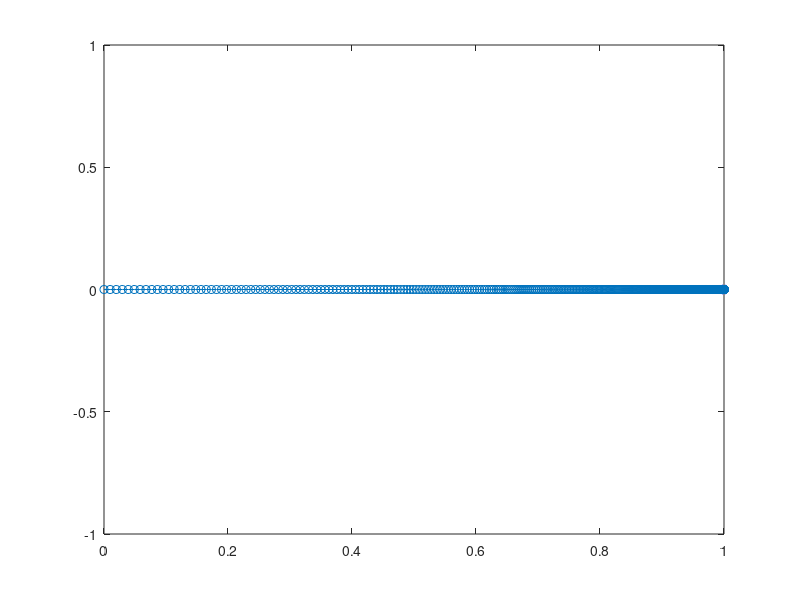

Write MATLAB code to recreate this figure.

%% Cluster at one end point
xMin = 0;
xMax = 1;
lambda = 10;
sigmas = linspace(1, 0, 1e3);
b = (xMax - xMin) / (exp(-lambda) - 1);
a = xMin - b;

xs = a + b * exp(-lambda * sigmas)

plot(xs, zeros(size(xs)), '-o')

%% Cluster at both end points
% xMin = 0.1;
% xMax = 1;
% lambda = 10;
% sigmas = linspace(-1, 1, 1e3);
% a = 0.5 * (xMin + xMax);
% b = 0.5 * coth(lambda) * (xMax - xMin);
% 
% xs = a + b * tanh(lambda * sigmas);
% plot(xs, zeros(size(xs)), '-o');
